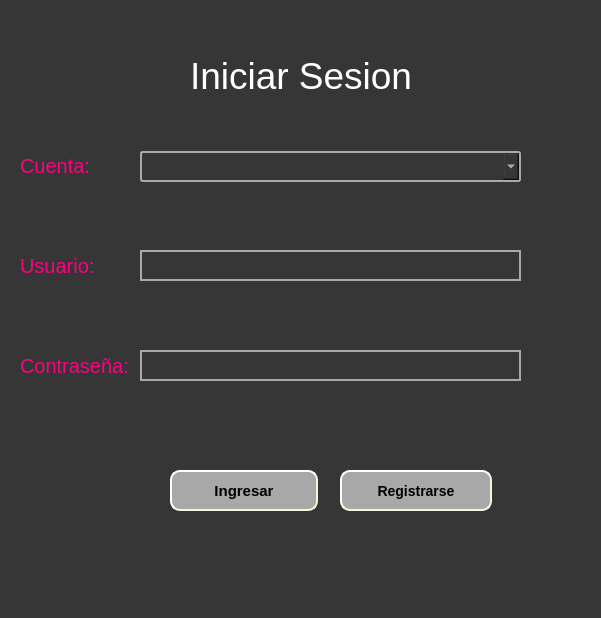
<?xml version="1.0" encoding="UTF-8"?>
<ui version="4.0">
 <class>Dialog</class>
 <widget class="QDialog" name="Dialog">
  <property name="geometry">
   <rect>
    <x>0</x>
    <y>0</y>
    <width>601</width>
    <height>618</height>
   </rect>
  </property>
  <property name="windowTitle">
   <string>Dialog</string>
  </property>
  <property name="styleSheet">
   <string notr="true">background-color:rgb(54, 54, 54);</string>
  </property>
  <widget class="QLabel" name="label">
   <property name="geometry">
    <rect>
     <x>190</x>
     <y>50</y>
     <width>221</width>
     <height>51</height>
    </rect>
   </property>
   <property name="styleSheet">
    <string notr="true">color:rgb(255,255,255);font-size:28pt;</string>
   </property>
   <property name="text">
    <string>Iniciar Sesion</string>
   </property>
  </widget>
  <widget class="QLabel" name="label_2">
   <property name="geometry">
    <rect>
     <x>20</x>
     <y>250</y>
     <width>101</width>
     <height>31</height>
    </rect>
   </property>
   <property name="styleSheet">
    <string notr="true">font-size:15pt;color:rgb(255,0,127);</string>
   </property>
   <property name="text">
    <string>Usuario:</string>
   </property>
  </widget>
  <widget class="QLineEdit" name="txtusuario">
   <property name="geometry">
    <rect>
     <x>140</x>
     <y>250</y>
     <width>381</width>
     <height>31</height>
    </rect>
   </property>
   <property name="styleSheet">
    <string notr="true">font-size: 14pt; color: rgb(243, 243, 243); border: 2px solid darkgray;</string>
   </property>
  </widget>
  <widget class="QLabel" name="label_3">
   <property name="geometry">
    <rect>
     <x>20</x>
     <y>350</y>
     <width>111</width>
     <height>31</height>
    </rect>
   </property>
   <property name="styleSheet">
    <string notr="true">font-size:15pt;color:rgb(255,0,127);</string>
   </property>
   <property name="text">
    <string>Contraseña:</string>
   </property>
  </widget>
  <widget class="QLineEdit" name="txtcontrasenia">
   <property name="geometry">
    <rect>
     <x>140</x>
     <y>350</y>
     <width>381</width>
     <height>31</height>
    </rect>
   </property>
   <property name="styleSheet">
    <string notr="true">font-size: 14pt; color: rgb(243, 243, 243); border: 2px solid darkgray;</string>
   </property>
  </widget>
  <widget class="QPushButton" name="btningresar">
   <property name="geometry">
    <rect>
     <x>170</x>
     <y>470</y>
     <width>148</width>
     <height>41</height>
    </rect>
   </property>
   <property name="styleSheet">
    <string notr="true">background-color: rgb(167,168,167);;border-style: outset;border-width: 2px;  border-radius: 10px;border-color: beige; font: bold 15px; min-width: 8em;</string>
   </property>
   <property name="text">
    <string>Ingresar</string>
   </property>
  </widget>
  <widget class="QPushButton" name="btnregistrarse">
   <property name="geometry">
    <rect>
     <x>340</x>
     <y>470</y>
     <width>152</width>
     <height>41</height>
    </rect>
   </property>
   <property name="styleSheet">
    <string notr="true">background-color: rgb(167,168,167);;border-style: outset;border-width: 2px;  border-radius: 10px;border-color: beige; font: bold 14px; min-width: 8em; padding: 6px;</string>
   </property>
   <property name="text">
    <string>Registrarse</string>
   </property>
  </widget>
  <widget class="QComboBox" name="cbcuenta">
   <property name="geometry">
    <rect>
     <x>140</x>
     <y>151</y>
     <width>381</width>
     <height>31</height>
    </rect>
   </property>
   <property name="styleSheet">
    <string notr="true"> border: 1px solid gray; border-radius: 3px; padding: 1px 18px 1px 3px; min-width: 6em;  border: 2px solid darkgray;  selection-background-color: lightgray;font-size: 14pt; color: rgb(243, 243, 243);
</string>
   </property>
  </widget>
  <widget class="QLabel" name="lb">
   <property name="geometry">
    <rect>
     <x>20</x>
     <y>150</y>
     <width>101</width>
     <height>31</height>
    </rect>
   </property>
   <property name="styleSheet">
    <string notr="true">font-size:15pt;color:rgb(255,0,127);</string>
   </property>
   <property name="text">
    <string>Cuenta:</string>
   </property>
  </widget>
 </widget>
 <resources/>
 <connections/>
</ui>
